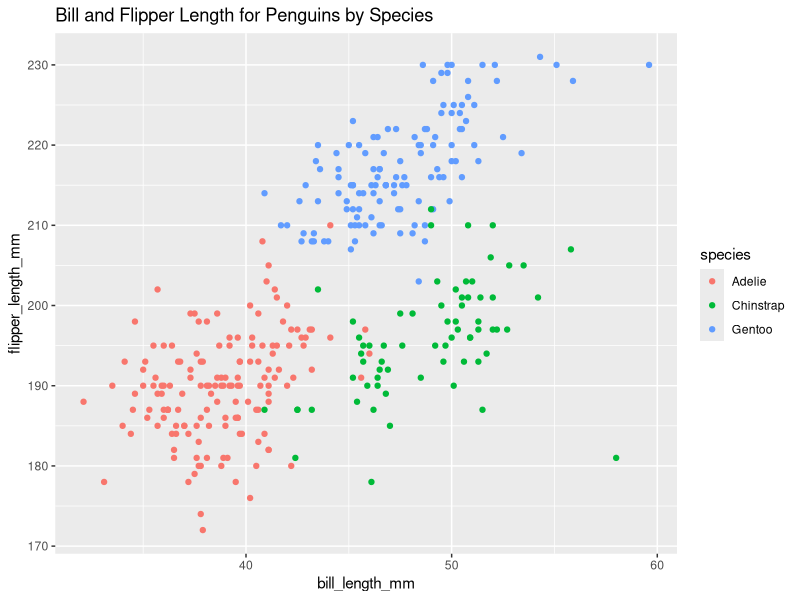
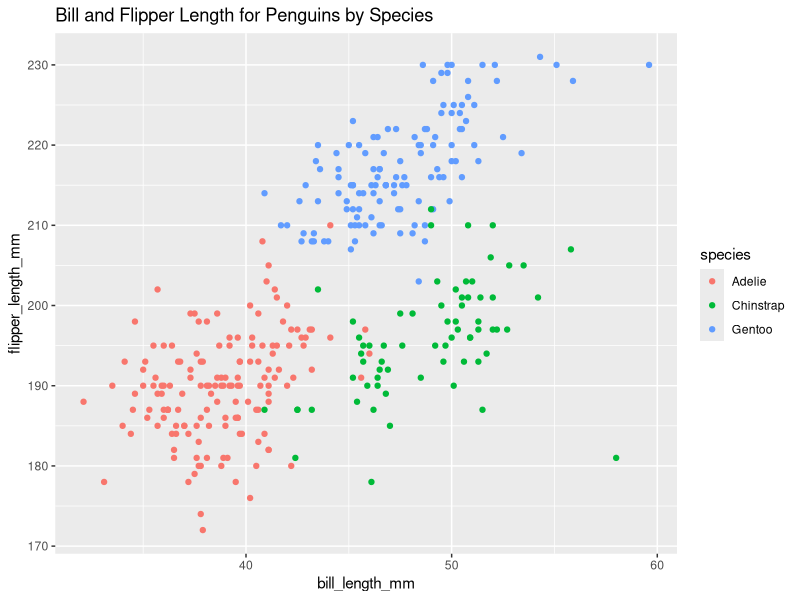

These charts were generated, in order, by the following R code:
## ---- chunk 1
library(tidyverse)
## ---- chunk 2
prob1_df =
  tibble(
    samp = rnorm(10),
    samp_gt_0 = samp > 0,
    char_vec = c("a", "b", "c", "d", "e", "f", "g", "h", "i", "j"),
    factor_vec = factor(c("low", "low", "low", "mod", "mod", "mod", " mod", "high", "high", "high"))
  )
## ---- chunk 3
mean(pull(prob1_df, samp))
mean(pull(prob1_df, samp_gt_0))
mean(pull(prob1_df, char_vec))
mean(pull(prob1_df, factor_vec))
## ---- chunk 4
as.numeric(pull(prob1_df, samp))
as.numeric(pull(prob1_df, samp_gt_0))
as.numeric(pull(prob1_df, char_vec))
as.numeric(pull(prob1_df, factor_vec))
## ---- chunk 5
as.numeric((pull(prob1_df, samp_gt_0))) * pull(prob1_df, samp)
as.factor((pull(prob1_df, samp_gt_0))) * pull(prob1_df, samp)
## ---- chunk 6
data("penguins", package = "palmerpenguins")
## ---- chunk 7
ggplot(penguins, aes (x = bill_length_mm, y = flipper_length_mm, color = species)) + geom_point() + ggtitle("Bill and Flipper Length for Penguins by Species")

ggsave("scatterplot_penguin.pdf")
